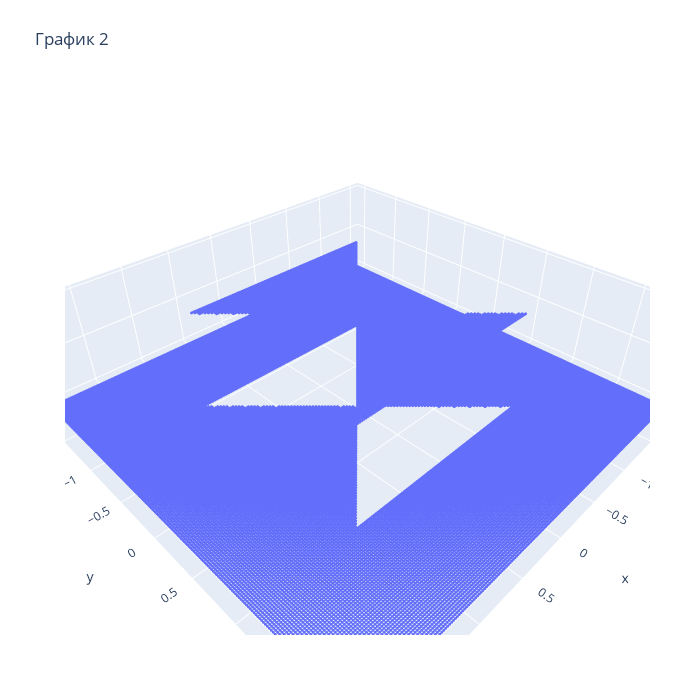

The cell this chart's notebook holds for it:
### Code cell
fig = go.Figure(data=[go.Scatter3d(z=z_list, x=x_list, y=y_list, mode='markers')])
fig.update_layout(
    title='График 2', autosize=False,
                  width=700, height=700,
                  margin=dict(l=65, r=50, b=65, t=90)
                  )
fig.update_traces(marker=dict(size=1))
fig.show()

### Figure 1 — Plotly figure (JSON) as saved in the notebook; plotly's stock layout.template omitted (floating-point values rounded to 4 significant figures; data arrays with more than 128 entries replaced by an {"elided": "..."} marker saying what was removed)
{"data": [{"marker": {"size": 1}, "mode": "markers", "type": "scatter3d", "x": {"elided": "40000 float values"}, "y": {"elided": "40000 float values"}, "z": {"elided": "40000 int values"}}], "layout": {"autosize": false, "height": 700, "margin": {"b": 65, "l": 65, "r": 50, "t": 90}, "title": {"text": "График 2"}, "width": 700}}
